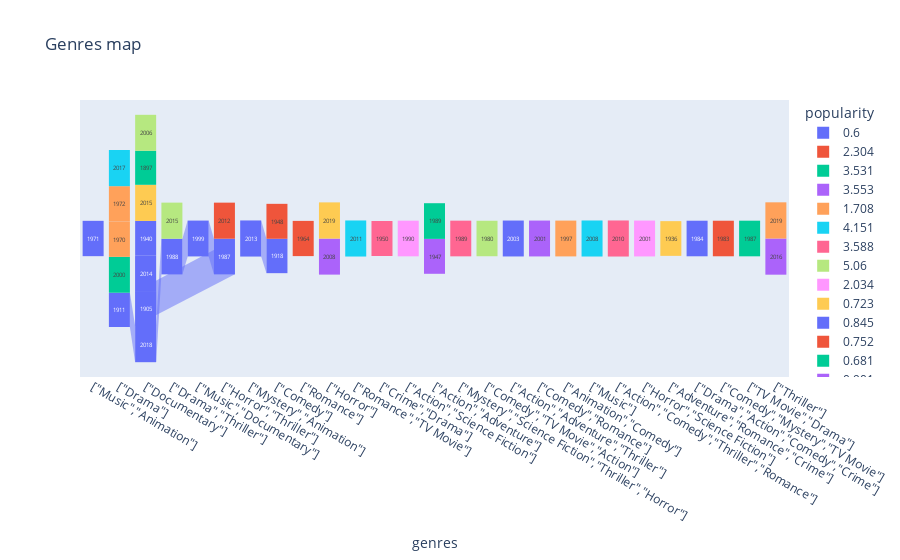

This figure's notebook cell:
### Code cell
figOverall = px.funnel(finalMovies[:50], x = "genres", y = "year_released", title = "Genres map", color = "popularity")
figOverall.show()

### Figure 1 — Plotly figure (JSON) as saved in the notebook; plotly's stock layout.template omitted (floating-point values rounded to 4 significant figures)
{"data": [{"hovertemplate": "popularity=0.6<br>genres=%{x}<br>year_released=%{y}<extra></extra>", "legendgroup": "0.6", "marker": {"color": "#636efa"}, "name": "0.6", "orientation": "v", "showlegend": true, "type": "funnel", "x": ["[\"Music\",\"Animation\"]", null, "[\"Drama\"]", "[\"Documentary\"]", "[\"Drama\",\"Thriller\"]", "[\"Music\",\"Documentary\"]", "[\"Horror\",\"Thriller\"]", "[\"Documentary\"]", "[\"Documentary\"]", null, "[\"Mystery\",\"Animation\"]", "[\"Comedy\"]", null, "[\"Documentary\"]", null], "xaxis": "x", "y": [1971, 1960, 1911, 2018, 1988, 1999, 1987, 1905, 2014, 2016, 2013, 1918, 1972, 1940, 2011], "yaxis": "y"}, {"hovertemplate": "popularity=2.304<br>genres=%{x}<br>year_released=%{y}<extra></extra>", "legendgroup": "2.304", "marker": {"color": "#EF553B"}, "name": "2.304", "orientation": "v", "showlegend": true, "type": "funnel", "x": ["[\"Romance\"]"], "xaxis": "x", "y": [1964], "yaxis": "y"}, {"hovertemplate": "popularity=3.531<br>genres=%{x}<br>year_released=%{y}<extra></extra>", "legendgroup": "3.531", "marker": {"color": "#00cc96"}, "name": "3.531", "orientation": "v", "showlegend": true, "type": "funnel", "x": ["[\"Drama\"]"], "xaxis": "x", "y": [2000], "yaxis": "y"}, {"hovertemplate": "popularity=3.553<br>genres=%{x}<br>year_released=%{y}<extra></extra>", "legendgroup": "3.553", "marker": {"color": "#ab63fa"}, "name": "3.553", "orientation": "v", "showlegend": true, "type": "funnel", "x": ["[\"Horror\"]"], "xaxis": "x", "y": [2008], "yaxis": "y"}, {"hovertemplate": "popularity=1.708<br>genres=%{x}<br>year_released=%{y}<extra></extra>", "legendgroup": "1.708", "marker": {"color": "#FFA15A"}, "name": "1.708", "orientation": "v", "showlegend": true, "type": "funnel", "x": ["[\"Drama\"]"], "xaxis": "x", "y": [1970], "yaxis": "y"}, {"hovertemplate": "popularity=4.151<br>genres=%{x}<br>year_released=%{y}<extra></extra>", "legendgroup": "4.151", "marker": {"color": "#19d3f3"}, "name": "4.151", "orientation": "v", "showlegend": true, "type": "funnel", "x": ["[\"Romance\",\"TV Movie\"]"], "xaxis": "x", "y": [2011], "yaxis": "y"}, {"hovertemplate": "popularity=3.588<br>genres=%{x}<br>year_released=%{y}<extra></extra>", "legendgroup": "3.588", "marker": {"color": "#FF6692"}, "name": "3.588", "orientation": "v", "showlegend": true, "type": "funnel", "x": ["[\"Crime\",\"Drama\"]"], "xaxis": "x", "y": [1950], "yaxis": "y"}, {"hovertemplate": "popularity=5.06<br>genres=%{x}<br>year_released=%{y}<extra></extra>", "legendgroup": "5.06", "marker": {"color": "#B6E880"}, "name": "5.06", "orientation": "v", "showlegend": true, "type": "funnel", "x": ["[\"Drama\",\"Thriller\"]"], "xaxis": "x", "y": [2015], "yaxis": "y"}, {"hovertemplate": "popularity=2.034<br>genres=%{x}<br>year_released=%{y}<extra></extra>", "legendgroup": "2.034", "marker": {"color": "#FF97FF"}, "name": "2.034", "orientation": "v", "showlegend": true, "type": "funnel", "x": ["[\"Action\",\"Science Fiction\"]"], "xaxis": "x", "y": [1990], "yaxis": "y"}, {"hovertemplate": "popularity=0.723<br>genres=%{x}<br>year_released=%{y}<extra></extra>", "legendgroup": "0.723", "marker": {"color": "#FECB52"}, "name": "0.723", "orientation": "v", "showlegend": true, "type": "funnel", "x": ["[\"Documentary\"]"], "xaxis": "x", "y": [2015], "yaxis": "y"}, {"hovertemplate": "popularity=0.845<br>genres=%{x}<br>year_released=%{y}<extra></extra>", "legendgroup": "0.845", "marker": {"color": "#636efa"}, "name": "0.845", "orientation": "v", "showlegend": true, "type": "funnel", "x": [null], "xaxis": "x", "y": [2013], "yaxis": "y"}, {"hovertemplate": "popularity=0.752<br>genres=%{x}<br>year_released=%{y}<extra></extra>", "legendgroup": "0.752", "marker": {"color": "#EF553B"}, "name": "0.752", "orientation": "v", "showlegend": true, "type": "funnel", "x": ["[\"Comedy\"]"], "xaxis": "x", "y": [1948], "yaxis": "y"}, {"hovertemplate": "popularity=0.681<br>genres=%{x}<br>year_released=%{y}<extra></extra>", "legendgroup": "0.681", "marker": {"color": "#00cc96"}, "name": "0.681", "orientation": "v", "showlegend": true, "type": "funnel", "x": ["[\"Documentary\"]"], "xaxis": "x", "y": [1897], "yaxis": "y"}, {"hovertemplate": "popularity=0.901<br>genres=%{x}<br>year_released=%{y}<extra></extra>", "legendgroup": "0.901", "marker": {"color": "#ab63fa"}, "name": "0.901", "orientation": "v", "showlegend": true, "type": "funnel", "x": ["[\"Action\",\"Adventure\"]"], "xaxis": "x", "y": [1947], "yaxis": "y"}, {"hovertemplate": "popularity=1.554<br>genres=%{x}<br>year_released=%{y}<extra></extra>", "legendgroup": "1.554", "marker": {"color": "#FFA15A"}, "name": "1.554", "orientation": "v", "showlegend": true, "type": "funnel", "x": ["[\"Drama\"]"], "xaxis": "x", "y": [1972], "yaxis": "y"}, {"hovertemplate": "popularity=2.059<br>genres=%{x}<br>year_released=%{y}<extra></extra>", "legendgroup": "2.059", "marker": {"color": "#19d3f3"}, "name": "2.059", "orientation": "v", "showlegend": true, "type": "funnel", "x": [null], "xaxis": "x", "y": [2000], "yaxis": "y"}, {"hovertemplate": "popularity=1.826<br>genres=%{x}<br>year_released=%{y}<extra></extra>", "legendgroup": "1.826", "marker": {"color": "#FF6692"}, "name": "1.826", "orientation": "v", "showlegend": true, "type": "funnel", "x": ["[\"Mystery\",\"Science Fiction\",\"Thriller\",\"Horror\"]"], "xaxis": "x", "y": [1989], "yaxis": "y"}, {"hovertemplate": "popularity=1.49<br>genres=%{x}<br>year_released=%{y}<extra></extra>", "legendgroup": "1.49", "marker": {"color": "#B6E880"}, "name": "1.49", "orientation": "v", "showlegend": true, "type": "funnel", "x": ["[\"Comedy\",\"TV Movie\",\"Action\"]"], "xaxis": "x", "y": [1980], "yaxis": "y"}, {"hovertemplate": "popularity=1.613<br>genres=%{x}<br>year_released=%{y}<extra></extra>", "legendgroup": "1.613", "marker": {"color": "#FF97FF"}, "name": "1.613", "orientation": "v", "showlegend": true, "type": "funnel", "x": [null], "xaxis": "x", "y": [1929], "yaxis": "y"}, {"hovertemplate": "popularity=0.754<br>genres=%{x}<br>year_released=%{y}<extra></extra>", "legendgroup": "0.754", "marker": {"color": "#FECB52"}, "name": "0.754", "orientation": "v", "showlegend": true, "type": "funnel", "x": ["[\"Horror\"]"], "xaxis": "x", "y": [2019], "yaxis": "y"}, {"hovertemplate": "popularity=4.669<br>genres=%{x}<br>year_released=%{y}<extra></extra>", "legendgroup": "4.669", "marker": {"color": "#636efa"}, "name": "4.669", "orientation": "v", "showlegend": true, "type": "funnel", "x": ["[\"Action\",\"Adventure\",\"Thriller\"]"], "xaxis": "x", "y": [2003], "yaxis": "y"}, {"hovertemplate": "popularity=6.645<br>genres=%{x}<br>year_released=%{y}<extra></extra>", "legendgroup": "6.645", "marker": {"color": "#EF553B"}, "name": "6.645", "orientation": "v", "showlegend": true, "type": "funnel", "x": ["[\"Horror\",\"Thriller\"]"], "xaxis": "x", "y": [2012], "yaxis": "y"}, {"hovertemplate": "popularity=1.432<br>genres=%{x}<br>year_released=%{y}<extra></extra>", "legendgroup": "1.432", "marker": {"color": "#00cc96"}, "name": "1.432", "orientation": "v", "showlegend": true, "type": "funnel", "x": ["[\"Action\",\"Adventure\"]"], "xaxis": "x", "y": [1989], "yaxis": "y"}, {"hovertemplate": "popularity=7.182<br>genres=%{x}<br>year_released=%{y}<extra></extra>", "legendgroup": "7.182", "marker": {"color": "#ab63fa"}, "name": "7.182", "orientation": "v", "showlegend": true, "type": "funnel", "x": ["[\"Comedy\",\"Romance\"]"], "xaxis": "x", "y": [2001], "yaxis": "y"}, {"hovertemplate": "popularity=1.748<br>genres=%{x}<br>year_released=%{y}<extra></extra>", "legendgroup": "1.748", "marker": {"color": "#FFA15A"}, "name": "1.748", "orientation": "v", "showlegend": true, "type": "funnel", "x": ["[\"Animation\",\"Comedy\"]"], "xaxis": "x", "y": [1997], "yaxis": "y"}, {"hovertemplate": "popularity=1.476<br>genres=%{x}<br>year_released=%{y}<extra></extra>", "legendgroup": "1.476", "marker": {"color": "#19d3f3"}, "name": "1.476", "orientation": "v", "showlegend": true, "type": "funnel", "x": ["[\"Music\"]"], "xaxis": "x", "y": [2008], "yaxis": "y"}, {"hovertemplate": "popularity=22.918<br>genres=%{x}<br>year_released=%{y}<extra></extra>", "legendgroup": "22.918", "marker": {"color": "#FF6692"}, "name": "22.918", "orientation": "v", "showlegend": true, "type": "funnel", "x": ["[\"Action\",\"Comedy\",\"Thriller\",\"Romance\"]"], "xaxis": "x", "y": [2010], "yaxis": "y"}, {"hovertemplate": "popularity=0.883<br>genres=%{x}<br>year_released=%{y}<extra></extra>", "legendgroup": "0.883", "marker": {"color": "#B6E880"}, "name": "0.883", "orientation": "v", "showlegend": true, "type": "funnel", "x": ["[\"Documentary\"]"], "xaxis": "x", "y": [2006], "yaxis": "y"}, {"hovertemplate": "popularity=5.802<br>genres=%{x}<br>year_released=%{y}<extra></extra>", "legendgroup": "5.802", "marker": {"color": "#FF97FF"}, "name": "5.802", "orientation": "v", "showlegend": true, "type": "funnel", "x": ["[\"Horror\",\"Science Fiction\"]"], "xaxis": "x", "y": [2001], "yaxis": "y"}, {"hovertemplate": "popularity=0.847<br>genres=%{x}<br>year_released=%{y}<extra></extra>", "legendgroup": "0.847", "marker": {"color": "#FECB52"}, "name": "0.847", "orientation": "v", "showlegend": true, "type": "funnel", "x": ["[\"Adventure\",\"Romance\",\"Crime\"]"], "xaxis": "x", "y": [1936], "yaxis": "y"}, {"hovertemplate": "popularity=5.63<br>genres=%{x}<br>year_released=%{y}<extra></extra>", "legendgroup": "5.63", "marker": {"color": "#636efa"}, "name": "5.63", "orientation": "v", "showlegend": true, "type": "funnel", "x": ["[\"Drama\",\"Action\",\"Comedy\",\"Crime\"]"], "xaxis": "x", "y": [1984], "yaxis": "y"}, {"hovertemplate": "popularity=1.738<br>genres=%{x}<br>year_released=%{y}<extra></extra>", "legendgroup": "1.738", "marker": {"color": "#EF553B"}, "name": "1.738", "orientation": "v", "showlegend": true, "type": "funnel", "x": ["[\"Comedy\",\"Mystery\",\"TV Movie\"]"], "xaxis": "x", "y": [1983], "yaxis": "y"}, {"hovertemplate": "popularity=1.781<br>genres=%{x}<br>year_released=%{y}<extra></extra>", "legendgroup": "1.781", "marker": {"color": "#00cc96"}, "name": "1.781", "orientation": "v", "showlegend": true, "type": "funnel", "x": ["[\"TV Movie\",\"Drama\"]"], "xaxis": "x", "y": [1987], "yaxis": "y"}, {"hovertemplate": "popularity=1.582<br>genres=%{x}<br>year_released=%{y}<extra></extra>", "legendgroup": "1.582", "marker": {"color": "#ab63fa"}, "name": "1.582", "orientation": "v", "showlegend": true, "type": "funnel", "x": ["[\"Thriller\"]"], "xaxis": "x", "y": [2016], "yaxis": "y"}, {"hovertemplate": "popularity=2.64<br>genres=%{x}<br>year_released=%{y}<extra></extra>", "legendgroup": "2.64", "marker": {"color": "#FFA15A"}, "name": "2.64", "orientation": "v", "showlegend": true, "type": "funnel", "x": ["[\"Thriller\"]"], "xaxis": "x", "y": [2019], "yaxis": "y"}, {"hovertemplate": "popularity=2.193<br>genres=%{x}<br>year_released=%{y}<extra></extra>", "legendgroup": "2.193", "marker": {"color": "#19d3f3"}, "name": "2.193", "orientation": "v", "showlegend": true, "type": "funnel", "x": ["[\"Drama\"]"], "xaxis": "x", "y": [2017], "yaxis": "y"}], "layout": {"legend": {"title": {"text": "popularity"}, "tracegroupgap": 0}, "title": {"text": "Genres map"}, "xaxis": {"anchor": "y", "domain": [0, 1], "title": {"text": "genres"}}, "yaxis": {"anchor": "x", "domain": [0, 1], "title": {"text": "year_released"}}}}
